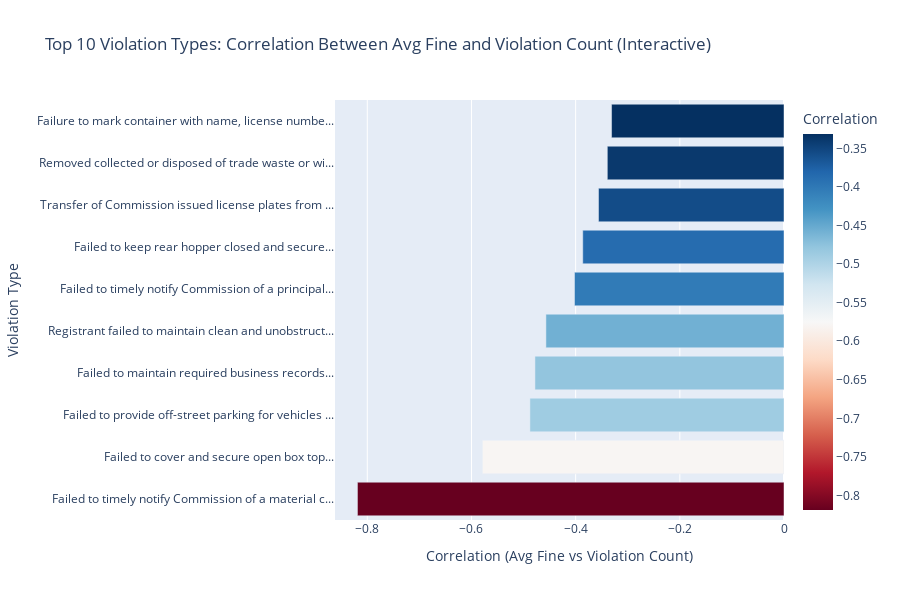

Source (notebook cell):
### Code cell
import plotly.express as px

# Aggregate by rule and year
violation_correlation_df = (
    violations_df.dropna(subset=['DESCRIPTION OF RULE', 'FINE AMOUNT', 'Year'])
    .groupby(['DESCRIPTION OF RULE', 'Year'])
    .agg(
        TotalFines=('FINE AMOUNT', 'sum'),
        ViolationCount=('FINE AMOUNT', 'count'),
        AvgFine=('FINE AMOUNT', 'mean')
    )
    .reset_index()
)

# Filter violation types with at least 5 years of data
valid_rule_counts = violation_correlation_df.groupby('DESCRIPTION OF RULE')['Year'].nunique()
valid_rules = valid_rule_counts[valid_rule_counts >= 5].index
filtered_df = violation_correlation_df[violation_correlation_df['DESCRIPTION OF RULE'].isin(valid_rules)]

# Compute correlation
filtered_corr = (
    filtered_df
    .groupby('DESCRIPTION OF RULE')[['AvgFine', 'ViolationCount']]
    .corr()
    .iloc[0::2, -1]  # correlation between AvgFine and ViolationCount
    .reset_index()
    .rename(columns={'DESCRIPTION OF RULE': 'Violation Type', 'ViolationCount': 'Correlation'})
    .drop(columns=['level_1'])
)

# Shorten labels
filtered_corr['Violation Type Short'] = filtered_corr['Violation Type'].str.slice(0, 50) + '...'

# Top 10 with strongest negative correlation
top_negative_corr = filtered_corr.sort_values(by='Correlation').head(10)

# Plot
fig = px.bar(
    top_negative_corr,
    x='Correlation',
    y='Violation Type Short',
    orientation='h',
    color='Correlation',
    color_continuous_scale='RdBu',
    title="Top 10 Violation Types: Correlation Between Avg Fine and Violation Count (Interactive)",
    hover_data={'Violation Type': True, 'Correlation': ':.2f', 'Violation Type Short': False}
)

fig.update_layout(
    xaxis_title="Correlation (Avg Fine vs Violation Count)",
    yaxis_title="Violation Type",
    coloraxis_colorbar=dict(title="Correlation"),
    height=600
)

fig.show()

### Figure 1 — Plotly figure (JSON) as saved in the notebook; plotly's stock layout.template omitted (floating-point values rounded to 4 significant figures)
{"data": [{"customdata": [["Failed to timely notify Commission of a material change to the information submitted in an application for a registration, a registration or disclosure form"], ["Failed to cover and secure open box top"], ["Failed to provide off-street parking for vehicles used to transport waste"], ["Failed to maintain required business records"], ["Registrant failed to maintain clean and unobstructed sidewalk, flagging curbstone or roadway or failed to comply with section 5-08 or 5-11 of this chapter"], ["Failed to timely notify Commission of a principal"], ["Failed to keep rear hopper closed and secure"], ["Transfer of Commission issued license plates from one vehicle to another"], ["Removed collected or disposed of trade waste or without the proper Commission issued license or exemption from licensing requirements"], ["Failure to mark container with name, license number, or volume measurement of container"]], "hovertemplate": "Correlation=%{marker.color:.2f}<br>Violation Type=%{customdata[0]}<extra></extra>", "legendgroup": "", "marker": {"color": [-0.8189, -0.5791, -0.4878, -0.4781, -0.4571, -0.4022, -0.3864, -0.3561, -0.3392, -0.3311], "coloraxis": "coloraxis", "pattern": {"shape": ""}}, "name": "", "orientation": "h", "showlegend": false, "textposition": "auto", "type": "bar", "x": [-0.8189, -0.5791, -0.4878, -0.4781, -0.4571, -0.4022, -0.3864, -0.3561, -0.3392, -0.3311], "xaxis": "x", "y": ["Failed to timely notify Commission of a material c...", "Failed to cover and secure open box top...", "Failed to provide off-street parking for vehicles ...", "Failed to maintain required business records...", "Registrant failed to maintain clean and unobstruct...", "Failed to timely notify Commission of a principal...", "Failed to keep rear hopper closed and secure...", "Transfer of Commission issued license plates from ...", "Removed collected or disposed of trade waste or wi...", "Failure to mark container with name, license numbe..."], "yaxis": "y"}], "layout": {"barmode": "relative", "coloraxis": {"colorbar": {"title": {"text": "Correlation"}}, "colorscale": [[0, "rgb(103,0,31)"], [0.1, "rgb(178,24,43)"], [0.2, "rgb(214,96,77)"], [0.3, "rgb(244,165,130)"], [0.4, "rgb(253,219,199)"], [0.5, "rgb(247,247,247)"], [0.6, "rgb(209,229,240)"], [0.7, "rgb(146,197,222)"], [0.8, "rgb(67,147,195)"], [0.9, "rgb(33,102,172)"], [1, "rgb(5,48,97)"]]}, "height": 600, "legend": {"tracegroupgap": 0}, "title": {"text": "Top 10 Violation Types: Correlation Between Avg Fine and Violation Count (Interactive)"}, "xaxis": {"anchor": "y", "domain": [0, 1], "title": {"text": "Correlation (Avg Fine vs Violation Count)"}}, "yaxis": {"anchor": "x", "domain": [0, 1], "title": {"text": "Violation Type"}}}}
